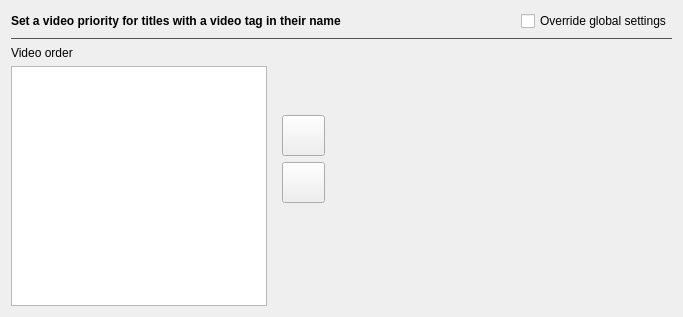
                   <widget class="QWidget" name="tabSystemVideo">
                    <attribute name="title">
                     <string>Video</string>
                    </attribute>
                    <layout class="QVBoxLayout" name="verticalLayout_18">
                     <item>
                      <widget class="QWidget" name="gridSystemVideo" native="true">
                       <layout class="QGridLayout" name="gridLayoutSystemVideo">
                        <property name="leftMargin">
                         <number>0</number>
                        </property>
                        <property name="topMargin">
                         <number>0</number>
                        </property>
                        <property name="rightMargin">
                         <number>0</number>
                        </property>
                        <property name="bottomMargin">
                         <number>0</number>
                        </property>
                        <property name="spacing">
                         <number>6</number>
                        </property>
                        <item row="4" column="3">
                         <spacer name="horizontalSpacerSystemVideo_3">
                          <property name="orientation">
                           <enum>Qt::Horizontal</enum>
                          </property>
                          <property name="sizeType">
                           <enum>QSizePolicy::Fixed</enum>
                          </property>
                          <property name="sizeHint" stdset="0">
                           <size>
                            <width>60</width>
                            <height>20</height>
                           </size>
                          </property>
                         </spacer>
                        </item>
                        <item row="4" column="4">
                         <spacer name="horizontalSpacerSystemVideo_2">
                          <property name="orientation">
                           <enum>Qt::Horizontal</enum>
                          </property>
                          <property name="sizeHint" stdset="0">
                           <size>
                            <width>40</width>
                            <height>20</height>
                           </size>
                          </property>
                         </spacer>
                        </item>
                        <item row="4" column="1">
                         <widget class="QFrame" name="frameSystemVideoDown">
                          <property name="sizePolicy">
                           <sizepolicy hsizetype="Fixed" vsizetype="Preferred">
                            <horstretch>0</horstretch>
                            <verstretch>0</verstretch>
                           </sizepolicy>
                          </property>
                          <property name="minimumSize">
                           <size>
                            <width>60</width>
                            <height>0</height>
                           </size>
                          </property>
                          <property name="frameShape">
                           <enum>QFrame::NoFrame</enum>
                          </property>
                          <property name="frameShadow">
                           <enum>QFrame::Plain</enum>
                          </property>
                          <layout class="QVBoxLayout" name="verticalLayout_29">
                           <item>
                            <spacer name="verticalSpacerSystemVideoUpDownTop">
                             <property name="orientation">
                              <enum>Qt::Vertical</enum>
                             </property>
                             <property name="sizeHint" stdset="0">
                              <size>
                               <width>20</width>
                               <height>40</height>
                              </size>
                             </property>
                            </spacer>
                           </item>
                           <item>
                            <widget class="QPushButton" name="buttonSystemVideoStandardUp">
                             <property name="sizePolicy">
                              <sizepolicy hsizetype="Fixed" vsizetype="Fixed">
                               <horstretch>0</horstretch>
                               <verstretch>0</verstretch>
                              </sizepolicy>
                             </property>
                             <property name="minimumSize">
                              <size>
                               <width>40</width>
                               <height>41</height>
                              </size>
                             </property>
                             <property name="font">
                              <font>
                               <family>Arial</family>
                               <pointsize>10</pointsize>
                               <bold>true</bold>
                              </font>
                             </property>
                             <property name="toolTip">
                              <string>Move the selected regions up in priority</string>
                             </property>
                             <property name="text">
                              <string/>
                             </property>
                             <property name="icon">
                              <iconset resource="resources.qrc">
                               <normaloff>:/Arrows/images/icons8-sort-up-100.png</normaloff>:/Arrows/images/icons8-sort-up-100.png</iconset>
                             </property>
                            </widget>
                           </item>
                           <item>
                            <widget class="QPushButton" name="buttonSystemVideoStandardDown">
                             <property name="sizePolicy">
                              <sizepolicy hsizetype="Fixed" vsizetype="Fixed">
                               <horstretch>0</horstretch>
                               <verstretch>0</verstretch>
                              </sizepolicy>
                             </property>
                             <property name="minimumSize">
                              <size>
                               <width>40</width>
                               <height>41</height>
                              </size>
                             </property>
                             <property name="font">
                              <font>
                               <family>Arial</family>
                               <pointsize>10</pointsize>
                               <bold>true</bold>
                              </font>
                             </property>
                             <property name="toolTip">
                              <string>Move the selected regions down in priority</string>
                             </property>
                             <property name="text">
                              <string/>
                             </property>
                             <property name="icon">
                              <iconset resource="resources.qrc">
                               <normaloff>:/Arrows/images/icons8-sort-down-100.png</normaloff>:/Arrows/images/icons8-sort-down-100.png</iconset>
                             </property>
                            </widget>
                           </item>
                           <item>
                            <spacer name="verticalSpacerSystemVideoUpDownBottom">
                             <property name="orientation">
                              <enum>Qt::Vertical</enum>
                             </property>
                             <property name="sizeHint" stdset="0">
                              <size>
                               <width>20</width>
                               <height>40</height>
                              </size>
                             </property>
                            </spacer>
                           </item>
                           <item>
                            <spacer name="verticalSpacerSystemVideoUpDownBuffer">
                             <property name="orientation">
                              <enum>Qt::Vertical</enum>
                             </property>
                             <property name="sizeType">
                              <enum>QSizePolicy::Fixed</enum>
                             </property>
                             <property name="sizeHint" stdset="0">
                              <size>
                               <width>20</width>
                               <height>54</height>
                              </size>
                             </property>
                            </spacer>
                           </item>
                          </layout>
                         </widget>
                        </item>
                        <item row="1" column="0" colspan="5">
                         <widget class="Line" name="lineSystemVideoStandardsSeparator">
                          <property name="sizePolicy">
                           <sizepolicy hsizetype="Preferred" vsizetype="Fixed">
                            <horstretch>0</horstretch>
                            <verstretch>0</verstretch>
                           </sizepolicy>
                          </property>
                          <property name="palette">
                           <palette>
                            <active>
                             <colorrole role="WindowText">
                              <brush brushstyle="SolidPattern">
                               <color alpha="255">
                                <red>85</red>
                                <green>85</green>
                                <blue>85</blue>
                               </color>
                              </brush>
                             </colorrole>
                            </active>
                            <inactive>
                             <colorrole role="WindowText">
                              <brush brushstyle="SolidPattern">
                               <color alpha="255">
                                <red>85</red>
                                <green>85</green>
                                <blue>85</blue>
                               </color>
                              </brush>
                             </colorrole>
                            </inactive>
                            <disabled>
                             <colorrole role="WindowText">
                              <brush brushstyle="SolidPattern">
                               <color alpha="255">
                                <red>120</red>
                                <green>120</green>
                                <blue>120</blue>
                               </color>
                              </brush>
                             </colorrole>
                            </disabled>
                           </palette>
                          </property>
                          <property name="frameShadow">
                           <enum>QFrame::Plain</enum>
                          </property>
                          <property name="orientation">
                           <enum>Qt::Horizontal</enum>
                          </property>
                         </widget>
                        </item>
                        <item row="0" column="0" colspan="5">
                         <widget class="QFrame" name="frameSystemVideoHeader">
                          <property name="minimumSize">
                           <size>
                            <width>0</width>
                            <height>20</height>
                           </size>
                          </property>
                          <property name="frameShape">
                           <enum>QFrame::NoFrame</enum>
                          </property>
                          <property name="frameShadow">
                           <enum>QFrame::Plain</enum>
                          </property>
                          <property name="lineWidth">
                           <number>0</number>
                          </property>
                          <layout class="QHBoxLayout" name="horizontalLayout_3">
                           <property name="leftMargin">
                            <number>0</number>
                           </property>
                           <property name="topMargin">
                            <number>0</number>
                           </property>
                           <property name="rightMargin">
                            <number>0</number>
                           </property>
                           <property name="bottomMargin">
                            <number>0</number>
                           </property>
                           <item>
                            <widget class="QLabel" name="labelSystemFilterByVideo">
                             <property name="sizePolicy">
                              <sizepolicy hsizetype="Preferred" vsizetype="Preferred">
                               <horstretch>0</horstretch>
                               <verstretch>0</verstretch>
                              </sizepolicy>
                             </property>
                             <property name="minimumSize">
                              <size>
                               <width>0</width>
                               <height>20</height>
                              </size>
                             </property>
                             <property name="font">
                              <font>
                               <family>Segoe UI</family>
                               <bold>true</bold>
                              </font>
                             </property>
                             <property name="text">
                              <string>Set a video priority for titles with a video tag in their name</string>
                             </property>
                             <property name="textInteractionFlags">
                              <set>Qt::NoTextInteraction</set>
                             </property>
                            </widget>
                           </item>
                           <item>
                            <widget class="QCheckBox" name="checkBoxSystemOverrideVideo">
                             <property name="sizePolicy">
                              <sizepolicy hsizetype="Fixed" vsizetype="Fixed">
                               <horstretch>0</horstretch>
                               <verstretch>0</verstretch>
                              </sizepolicy>
                             </property>
                             <property name="text">
                              <string>Override global settings</string>
                             </property>
                            </widget>
                           </item>
                          </layout>
                         </widget>
                        </item>
                        <item row="4" column="0">
                         <widget class="CustomListSelfDrag" name="listWidgetSystemVideoStandards">
                          <property name="sizePolicy">
                           <sizepolicy hsizetype="Fixed" vsizetype="Expanding">
                            <horstretch>0</horstretch>
                            <verstretch>0</verstretch>
                           </sizepolicy>
                          </property>
                          <property name="minimumSize">
                           <size>
                            <width>220</width>
                            <height>0</height>
                           </size>
                          </property>
                          <property name="tabKeyNavigation">
                           <bool>true</bool>
                          </property>
                          <property name="showDropIndicator" stdset="0">
                           <bool>true</bool>
                          </property>
                          <property name="dragDropMode">
                           <enum>QAbstractItemView::DragDrop</enum>
                          </property>
                          <property name="defaultDropAction">
                           <enum>Qt::MoveAction</enum>
                          </property>
                          <property name="alternatingRowColors">
                           <bool>false</bool>
                          </property>
                          <property name="selectionMode">
                           <enum>QAbstractItemView::ExtendedSelection</enum>
                          </property>
                         </widget>
                        </item>
                        <item row="4" column="2">
                         <spacer name="horizontalSpacerSystemVideo_1">
                          <property name="orientation">
                           <enum>Qt::Horizontal</enum>
                          </property>
                          <property name="sizeType">
                           <enum>QSizePolicy::Fixed</enum>
                          </property>
                          <property name="sizeHint" stdset="0">
                           <size>
                            <width>220</width>
                            <height>20</height>
                           </size>
                          </property>
                         </spacer>
                        </item>
                        <item row="2" column="0">
                         <widget class="QLabel" name="labelSystemVideoStandardsOrder">
                          <property name="sizePolicy">
                           <sizepolicy hsizetype="Preferred" vsizetype="Preferred">
                            <horstretch>0</horstretch>
                            <verstretch>0</verstretch>
                           </sizepolicy>
                          </property>
                          <property name="font">
                           <font>
                            <family>Segoe UI</family>
                           </font>
                          </property>
                          <property name="text">
                           <string>Video order</string>
                          </property>
                          <property name="textInteractionFlags">
                           <set>Qt::NoTextInteraction</set>
                          </property>
                         </widget>
                        </item>
                       </layout>
                      </widget>
                     </item>
                    </layout>
                   </widget>
